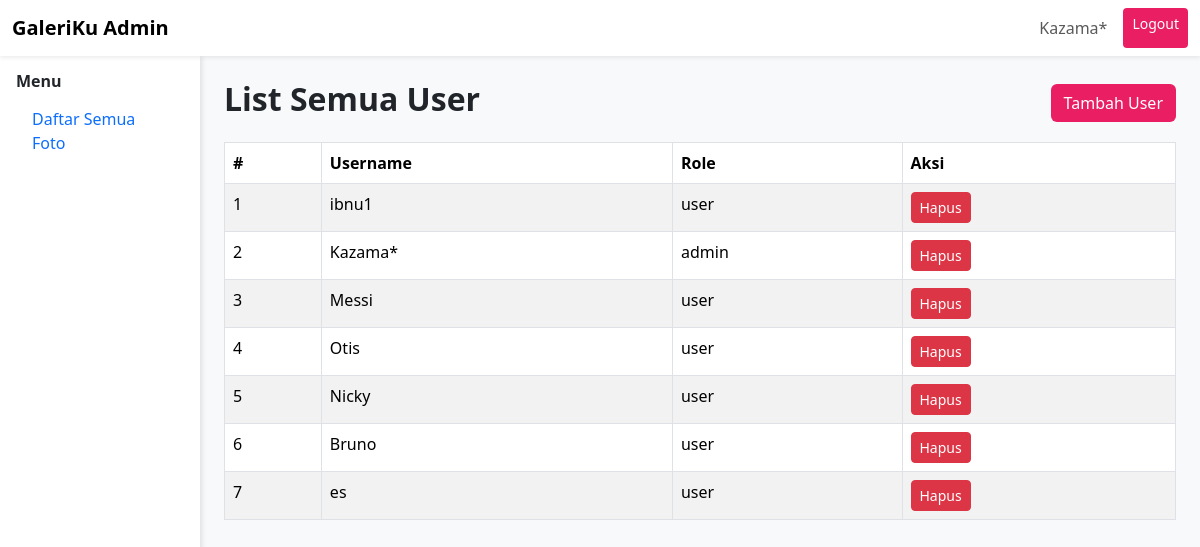
Screenshot of /admin/admin_dashboard.php (signed in) with the database file from the repository.
### tables this page shows
CREATE TABLE `users` (
  `user_id` int NOT NULL,
  `username` varchar(200) NOT NULL,
  `email` varchar(200) NOT NULL,
  `password` varchar(200) NOT NULL,
  `role` enum('user','admin') NOT NULL,
  `avatar` varchar(200) DEFAULT NULL
);

### admin/admin_dashboard.php (the view, shortened to what this page needs)
<?php
include '../config/koneksi.php';
?>
<!DOCTYPE html>
<html lang="en">
<head>
  <link href="https://cdn.jsdelivr.net/npm/bootstrap@5.3.2/dist/css/bootstrap.min.css" rel="stylesheet">
</head>
<body>
<nav class="navbar navbar-expand-lg navbar-light bg-white shadow-sm">
  <div class="container-fluid">
    <a class="navbar-brand fw-bold" href="#">GaleriKu Admin</a>
    <div class="d-flex">
      <span class="navbar-text me-3">
        <?php echo htmlspecialchars($_SESSION['username']); ?>
      </span>
      <a href="logout.php" class="btn btn-pink btn-sm">Logout</a>
    </div>
  </div>
</nav>
<div class="container-fluid">
  <div class="row">
    <nav class="col-md-2 d-none d-md-block sidebar p-3">
      <h6 class="fw-bold">Menu</h6>
      <ul class="nav flex-column">
        <li class="nav-item">
          <a class="nav-link" href="list_foto.php">Daftar Semua Foto</a>
        </li>
      </ul>
    </nav>
    <main class="col-md-9 ms-sm-auto col-lg-10 px-md-4 pt-4">
      <div class="d-flex justify-content-between align-items-center mb-3">
        <h2 id="users" class="fw-bold">List Semua User</h2>
        <button class="btn btn-pink" data-bs-toggle="modal" data-bs-target="#tambahUser">Tambah User</button>
      </div>
      <div class="table-responsive">
        <table class="table table-striped table-bordered">
          <thead>
            <tr>
              <th>#</th>
              <th>Username</th>
              <th>Role</th>
              <th>Aksi</th>
            </tr>
          </thead>
          <tbody>
            <?php
            $query = "SELECT * FROM users";
            $result = mysqli_query($con, $query);
            $no = 1;
            while ($user = mysqli_fetch_assoc($result)) {
                echo "<tr>";
                echo "<td>" . $no++ . "</td>";
                echo "<td>" . htmlspecialchars($user['username']) . "</td>";
                echo "<td>" . htmlspecialchars($user['role']) . "</td>";
                echo "<td>
                        <a href='hapus_user.php?user_id=" . $user['user_id'] . "' class='btn btn-sm btn-danger' onclick=\"return confirm('Yakin ingin menghapus user ini?');\">Hapus</a>
                      </td>";
                echo "</tr>";
            }
            ?>
          </tbody>
        </table>
      </div>
    </main>
  </div>
</div>
</body>
</html>

### admin/admin_dashboard.php (style rules this page uses)
body { background-color: #f8f9fa; }
.btn-pink { background-color: #e91e63; color: white; }
.sidebar { min-height: 100vh; background-color: white; box-shadow: 2px 0 5px rgba(0,0,0,0.1); }
.table thead { background-color: #ffe0f0; }

### rows the page displays
users: username "ibnu1", role "user"
users: username "Kazama*", role "admin"
users: username "Messi", role "user"
users: username "Otis", role "user"
users: username "Nicky", role "user"
users: username "Bruno", role "user"
users: username "es", role "user"

### other values shown
$_SESSION['username'] "Kazama*"
